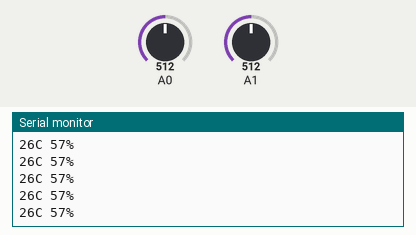
The sketch below on a simulated Arduino Uno, built with avr-gcc and run on an emulated ATmega328P. Shown: the last lines printed to the serial monitor. The inputs (shaded band) are chosen by the test bench; at power-on: A0 = 512, A1 = 512.

Above: at 1.2 s.
1.3 s: A0 set to 377
At 2.3 s:
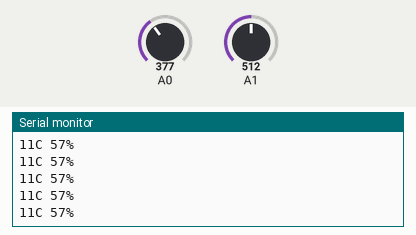
4.3 s: A0 set to 355
At 4.8 s:
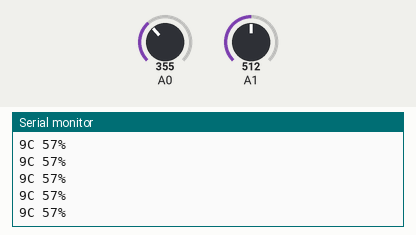
5.8 s: A1 set to 729
At 6.3 s:
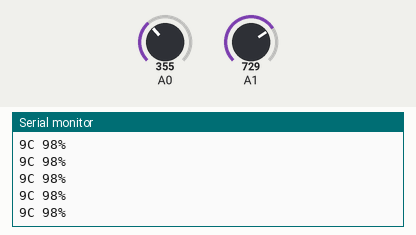
7.3 s: A1 set to 748
At 8.0 s:
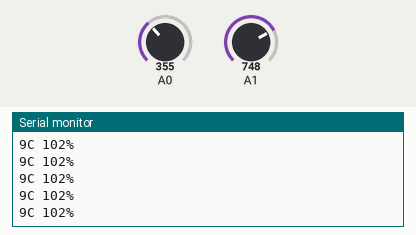
Timing chart, 0 to 10.3 s (numbered marks = the images above; inputs shaded):
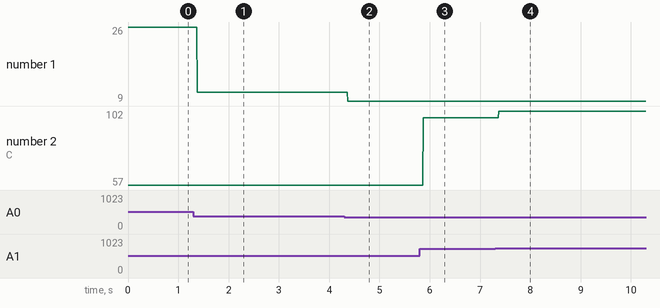

Measured:
- after the input at 1.3 s, the serial monitor: prints a new line after 0.08 s (image 1)
- after the input at 4.3 s, the serial monitor: prints a new line after 0.07 s (image 2)
- after the input at 5.8 s, the serial monitor: prints a new line after 0.07 s (image 3)
- after the input at 7.3 s, the serial monitor: prints a new line after 0.08 s (image 4)
- plotted number 1: 26 → 11 after the input at 1.3 s, 11 → 9 after the input at 4.3 s
- plotted number 2: 57 → 98 after the input at 5.8 s, 98 → 102 after the input at 7.3 s

The sketch:

SensorTyH.ino
```cpp
void setup()
{
  pinMode(A0, INPUT);
  pinMode(A1, INPUT);
  Serial.begin(9600);
}

void loop()
{
  int tempCrud = analogRead(A0);
  int humCrud = analogRead(A1);

  //int temp = (tempCrud * 0.22222) - 61.11;
  int temp = map(tempCrud, 0, 1000, -30, 80);

  int hum = (humCrud * 0.1906) - 40.2;
  //int hum = map(humCrud, 0, 1000, 10, 95);

  Serial.print(temp);
  Serial.print("C ");
  Serial.print(hum);
  Serial.println("%");
}
```
